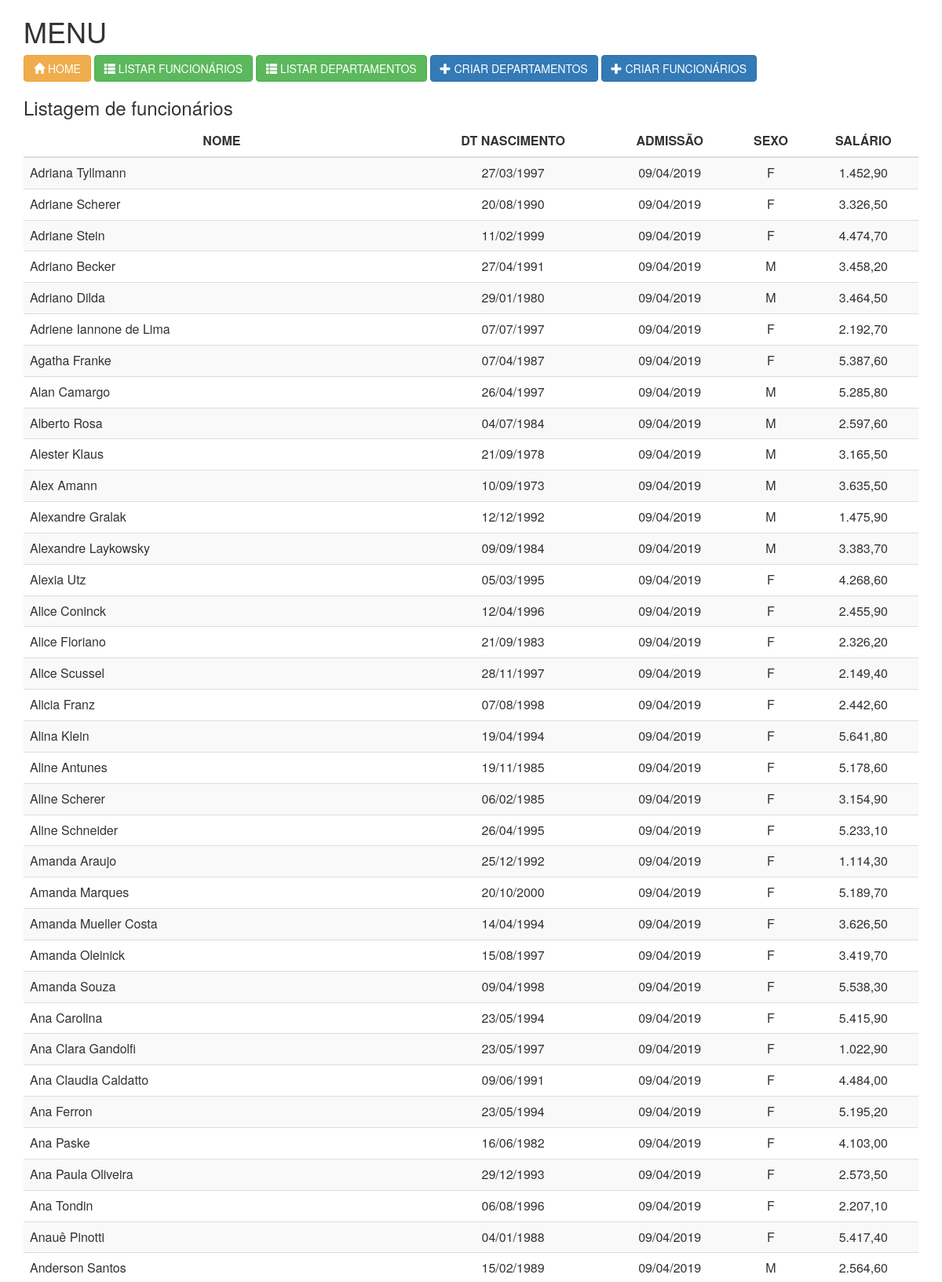
The page /listar-funcionarios.php (upper part) on the database its author committed.
### tables this page shows
CREATE TABLE IF NOT EXISTS funcionarios (
  id_funcionario INT UNSIGNED  NOT NULL AUTO_INCREMENT,
  nome VARCHAR(45) NOT NULL,
  dt_nascimento DATE NOT NULL,
  dt_admissao DATETIME DEFAULT CURRENT_TIMESTAMP NOT NULL,
  sexo CHAR(1) NOT NULL,
  salario DECIMAL(8,2) NOT NULL,
  id_departamento INT UNSIGNED  NOT NULL,
  PRIMARY KEY (id_funcionario),
  CONSTRAINT fk_FUNCIONARIOS_DEPARTAMENTOS
    FOREIGN KEY (id_departamento)
    REFERENCES departamentos (id_departamento)
);

### listar-funcionarios.php (the view, shortened to what this page needs)
<?php
include 'conexao.php';
?>
<html lang="en">
<head>
  <link rel="stylesheet" href="css/bootstrap.min.css">
</head>
<body>
<div class="container">
  <?php include 'menu.php'; ?>
  <h3>Listagem de funcionários</h3>
  <?php
  $sql = "SELECT id_funcionario, nome,
              DATE_FORMAT(dt_nascimento, '%d/%m/%Y') as dt_nascimento,
              DATE_FORMAT(dt_admissao, '%d/%m/%Y') as dt_admissao,
              FORMAT(salario, 2, 'de_DE') as salario,
              sexo
            FROM funcionarios ORDER BY nome";
  $resultados = $conexao->query($sql);
  if ($resultados->num_rows > 0) {
  ?>
  <table class="table table-striped">
    <thead>
      <tr>
        <th class="text-center">NOME</th>
        <th class="text-center">DT NASCIMENTO</th>
        <th class="text-center">ADMISSÃO</th>
        <th class="text-center">SEXO</th>
        <th class="text-center">SALÁRIO</th>
      </tr>
    </thead>
    <tbody>
  <?php
    while($registro = $resultados->fetch_assoc()) {
  ?>
    <tr>
      <td><?php echo utf8_encode($registro['nome']); ?></td>
      <td class="text-center"><?php echo $registro['dt_nascimento']; ?></td>
      <td class="text-center"><?php echo $registro['dt_admissao']; ?></td>
      <td class="text-center"><?php echo $registro['sexo']; ?></td>
      <td class="text-center"><?php echo $registro['salario']; ?></td>
    </tr>
  <?php
    }
  ?>
    </tbody>
  </table>
  <?php
  } else {
  ?>
    <p class="alert alert-warning">Nenhum resultado encontrado</p>
  <?php
  }
  ?>
</div>
</body>
</html>

### rows shown on the page
funcionarios: nome "Adriana Tyllmann", dt_nascimento "27/03/1997", dt_admissao "09/04/2019", sexo "F", salario "1.452,90"
funcionarios: nome "Adriane Scherer", dt_nascimento "20/08/1990", dt_admissao "09/04/2019", sexo "F", salario "3.326,50"
funcionarios: nome "Adriane Stein", dt_nascimento "11/02/1999", dt_admissao "09/04/2019", sexo "F", salario "4.474,70"
funcionarios: nome "Adriano Becker", dt_nascimento "27/04/1991", dt_admissao "09/04/2019", sexo "M", salario "3.458,20"
funcionarios: nome "Adriano Dilda", dt_nascimento "29/01/1980", dt_admissao "09/04/2019", sexo "M", salario "3.464,50"
funcionarios: nome "Adriene Iannone de Lima", dt_nascimento "07/07/1997", dt_admissao "09/04/2019", sexo "F", salario "2.192,70"
funcionarios: nome "Agatha Franke", dt_nascimento "07/04/1987", dt_admissao "09/04/2019", sexo "F", salario "5.387,60"
funcionarios: nome "Alan Camargo", dt_nascimento "26/04/1997", dt_admissao "09/04/2019", sexo "M", salario "5.285,80"
funcionarios: nome "Alberto Rosa", dt_nascimento "04/07/1984", dt_admissao "09/04/2019", sexo "M", salario "2.597,60"
funcionarios: nome "Alester Klaus", dt_nascimento "21/09/1978", dt_admissao "09/04/2019", sexo "M", salario "3.165,50"
funcionarios: nome "Alex Amann", dt_nascimento "10/09/1973", dt_admissao "09/04/2019", sexo "M", salario "3.635,50"
funcionarios: nome "Alexandre Gralak", dt_nascimento "12/12/1992", dt_admissao "09/04/2019", sexo "M", salario "1.475,90"
funcionarios: nome "Alexandre Laykowsky", dt_nascimento "09/09/1984", dt_admissao "09/04/2019", sexo "M", salario "3.383,70"
funcionarios: nome "Alexia Utz", dt_nascimento "05/03/1995", dt_admissao "09/04/2019", sexo "F", salario "4.268,60"
funcionarios: nome "Alice Coninck", dt_nascimento "12/04/1996", dt_admissao "09/04/2019", sexo "F", salario "2.455,90"
funcionarios: nome "Alice Floriano", dt_nascimento "21/09/1983", dt_admissao "09/04/2019", sexo "F", salario "2.326,20"
funcionarios: nome "Alice Scussel", dt_nascimento "28/11/1997", dt_admissao "09/04/2019", sexo "F", salario "2.149,40"
funcionarios: nome "Alicia Franz", dt_nascimento "07/08/1998", dt_admissao "09/04/2019", sexo "F", salario "2.442,60"
funcionarios: nome "Alina Klein", dt_nascimento "19/04/1994", dt_admissao "09/04/2019", sexo "F", salario "5.641,80"
funcionarios: nome "Aline Antunes", dt_nascimento "19/11/1985", dt_admissao "09/04/2019", sexo "F", salario "5.178,60"
funcionarios: nome "Aline Scherer", dt_nascimento "06/02/1985", dt_admissao "09/04/2019", sexo "F", salario "3.154,90"
funcionarios: nome "Aline Schneider", dt_nascimento "26/04/1995", dt_admissao "09/04/2019", sexo "F", salario "5.233,10"
funcionarios: nome "Amanda Araujo", dt_nascimento "25/12/1992", dt_admissao "09/04/2019", sexo "F", salario "1.114,30"
funcionarios: nome "Amanda Marques", dt_nascimento "20/10/2000", dt_admissao "09/04/2019", sexo "F", salario "5.189,70"
funcionarios: nome "Amanda Mueller Costa", dt_nascimento "14/04/1994", dt_admissao "09/04/2019", sexo "F", salario "3.626,50"
funcionarios: nome "Amanda Oleinick", dt_nascimento "15/08/1997", dt_admissao "09/04/2019", sexo "F", salario "3.419,70"
funcionarios: nome "Amanda Souza", dt_nascimento "09/04/1998", dt_admissao "09/04/2019", sexo "F", salario "5.538,30"
funcionarios: nome "Ana Carolina", dt_nascimento "23/05/1994", dt_admissao "09/04/2019", sexo "F", salario "5.415,90"
funcionarios: nome "Ana Clara Gandolfi", dt_nascimento "23/05/1997", dt_admissao "09/04/2019", sexo "F", salario "1.022,90"
funcionarios: nome "Ana Claudia Caldatto", dt_nascimento "09/06/1991", dt_admissao "09/04/2019", sexo "F", salario "4.484,00"
funcionarios: nome "Ana Ferron", dt_nascimento "23/05/1994", dt_admissao "09/04/2019", sexo "F", salario "5.195,20"
funcionarios: nome "Ana Paske", dt_nascimento "16/06/1982", dt_admissao "09/04/2019", sexo "F", salario "4.103,00"
funcionarios: nome "Ana Paula Oliveira", dt_nascimento "29/12/1993", dt_admissao "09/04/2019", sexo "F", salario "2.573,50"
funcionarios: nome "Ana Tondin", dt_nascimento "06/08/1996", dt_admissao "09/04/2019", sexo "F", salario "2.207,10"
funcionarios: nome "Anauê Pinotti", dt_nascimento "04/01/1988", dt_admissao "09/04/2019", sexo "F", salario "5.417,40"
funcionarios: nome "Anderson Santos", dt_nascimento "15/02/1989", dt_admissao "09/04/2019", sexo "M", salario "2.564,60"
